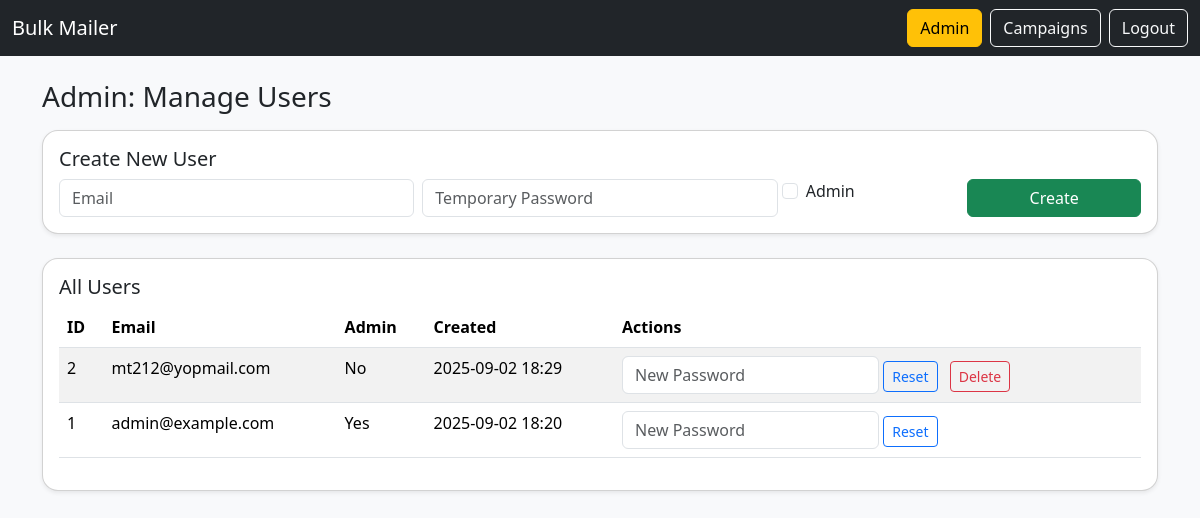
The app's page /admin/users (signed in) with its own data.
### models.py (models this page shows)
class User(UserMixin, db.Model):
    id = db.Column(db.Integer, primary_key=True)
    email = db.Column(db.String(255), unique=True, nullable=False)
    password_hash = db.Column(db.String(255), nullable=False)
    is_admin = db.Column(Boolean, default=False, nullable=False)
    smtp_host = db.Column(db.String(255))
    smtp_port = db.Column(db.Integer)
    smtp_user = db.Column(db.String(255))
    smtp_pass_enc = db.Column(db.LargeBinary)
    rate_per_minute = db.Column(db.Integer, default=60)
    from_name = db.Column(db.String(255))
    from_email = db.Column(db.String(255))
    created_at = db.Column(db.DateTime, default=datetime.utcnow)

### app.py (the view, shortened to what this page needs)
    @app.route('/admin/users', methods=['GET', 'POST'])
    @login_required
    @admin_required
    def admin_users():
        users = User.query.order_by(User.created_at.desc()).all()
        return render_template('admin_users.html', users=users)

### templates/admin_users.html (shortened to what this page needs)
{% extends 'base.html' %}
{% block content %}
<h3 class="mb-3">Admin: Manage Users</h3>
<div class="card shadow-sm mb-4">
  <div class="card-body">
    <h5 class="card-title">Create New User</h5>
    <form method="POST">
      <div class="row g-2">
        <div class="col-md-4"><input class="form-control" type="email" name="email" placeholder="Email" required></div>
        <div class="col-md-4"><input class="form-control" type="text" name="password" placeholder="Temporary Password" required></div>
        <div class="col-md-2 form-check mt-2">
          <input class="form-check-input" type="checkbox" id="is_admin" name="is_admin">
          <label class="form-check-label" for="is_admin">Admin</label>
        </div>
        <div class="col-md-2"><button class="btn btn-success w-100">Create</button></div>
      </div>
    </form>
  </div>
</div>
<div class="card shadow-sm">
  <div class="card-body">
    <h5 class="card-title">All Users</h5>
    <table class="table table-striped">
      <thead><tr><th>ID</th><th>Email</th><th>Admin</th><th>Created</th><th>Actions</th></tr></thead>
      <tbody>
        {% for u in users %}
        <tr>
          <td>{{ u.id }}</td>
          <td>{{ u.email }}</td>
          <td>{{ 'Yes' if u.is_admin else 'No' }}</td>
          <td>{{ u.created_at.strftime('%Y-%m-%d %H:%M') }}</td>
          <td>
            <form method="POST" class="d-inline">
              <input class="form-control d-inline w-auto" type="text" name="password" placeholder="New Password" required>
              <button class="btn btn-outline-primary btn-sm">Reset</button>
            </form>
            {% if current_user.id != u.id %}
            <form method="POST" class="d-inline ms-2" onsubmit="return confirm('Delete user {{ u.email }}?')">
              <button class="btn btn-outline-danger btn-sm">Delete</button>
            </form>
            {% endif %}
          </td>
        </tr>
        {% endfor %}
      </tbody>
    </table>
  </div>
</div>
{% endblock %}

### static/styles.css (style rules this page uses)
body { background: #f8f9fb; }
.card { border-radius: 1rem; }

### records on screen
User: id "2", email "mt212@yopmail.com", is_admin "No", created_at "2025-09-02 18:29"
User: id "1", email "admin@example.com", is_admin "Yes", created_at "2025-09-02 18:20"
